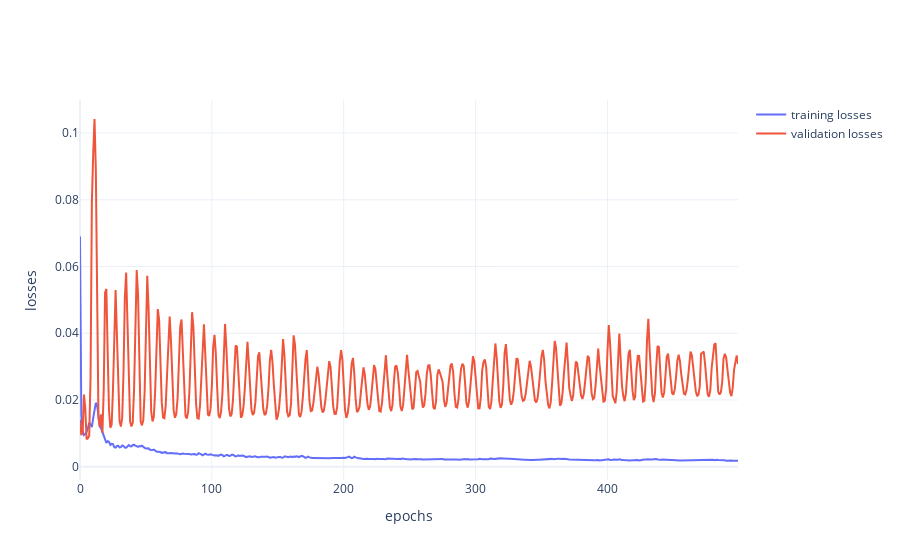

The code cell stored with this chart in its notebook:
### Code cell
training_losses = opt.training_losses
validation_losses = opt.val_losses

p1 = go.Figure()
p1.add_trace(go.Scatter(y = training_losses, name = "training losses"))
p1.add_trace(go.Scatter(y = validation_losses, name = "validation losses"))
p1.update_layout(xaxis_title = "epochs", yaxis_title = "losses")

### Figure 1 — Plotly figure (JSON) as saved in the notebook; plotly's stock layout.template omitted (floating-point values rounded to 4 significant figures; data arrays with more than 128 entries replaced by an {"elided": "..."} marker saying what was removed)
{"data": [{"name": "training losses", "type": "scatter", "y": {"elided": "500 float values"}}, {"name": "validation losses", "type": "scatter", "y": {"elided": "500 float values"}}], "layout": {"xaxis": {"title": {"text": "epochs"}}, "yaxis": {"title": {"text": "losses"}}}}
